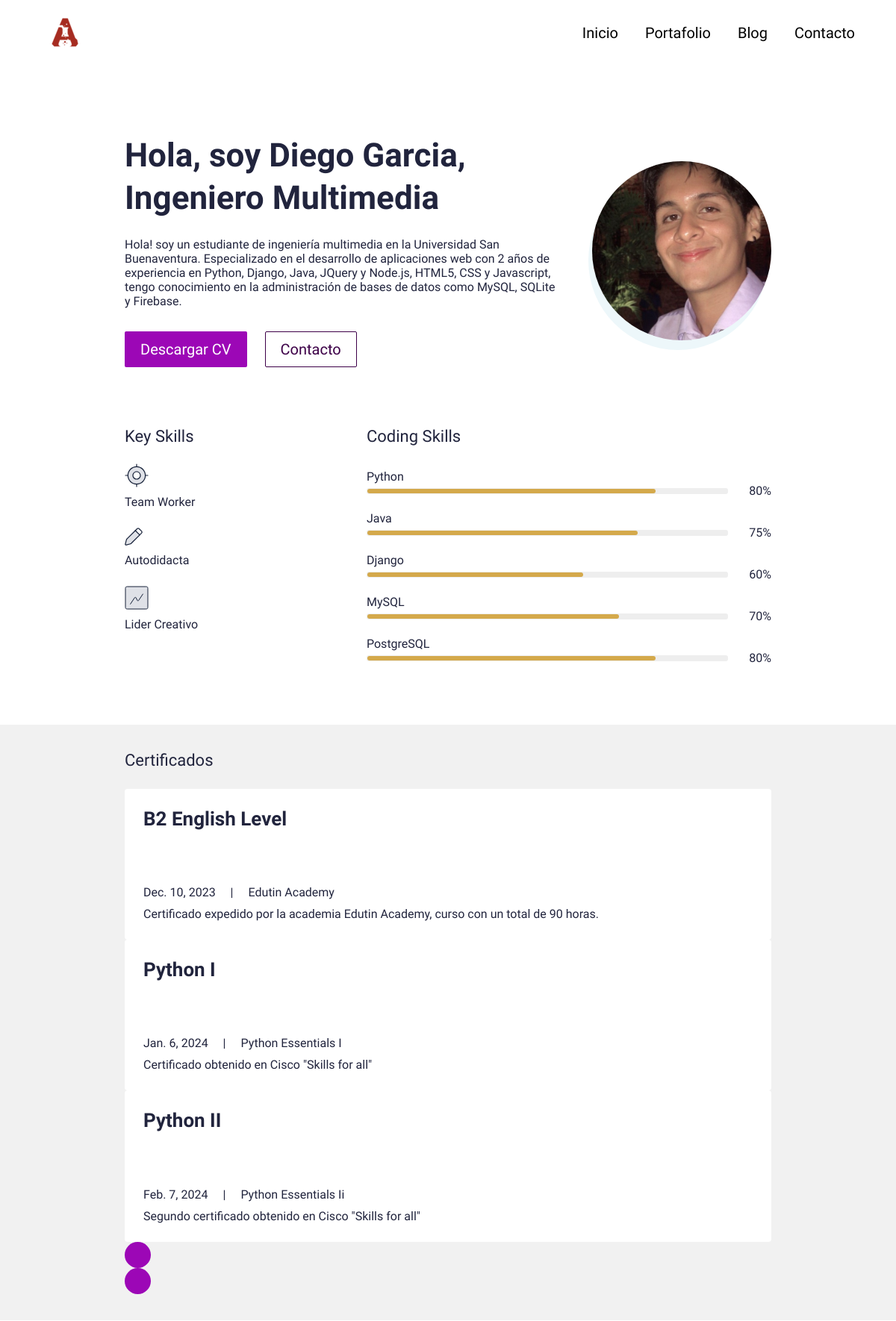
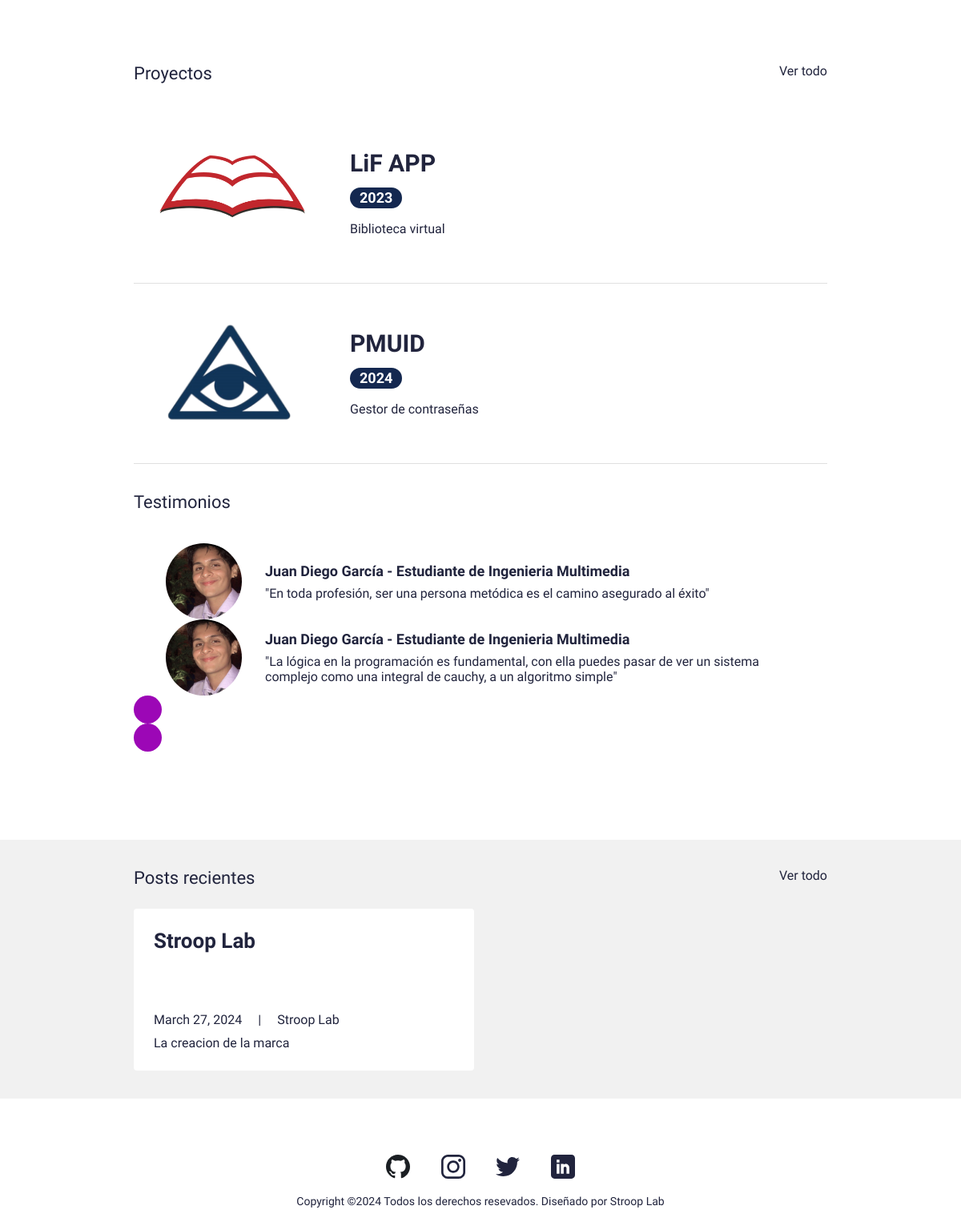
The page / on the database its author committed (2 pictures, top to bottom).
### main/models.py (models this page shows, shortened)
class UserProfile(models.Model):
    class Meta:
        verbose_name_plural = 'User Profiles'
        verbose_name = 'User Profile'
    user = models.OneToOneField(User, on_delete=models.CASCADE)
    avatar = models.ImageField(blank=True, null=True, upload_to="avatar")
    title = models.CharField(max_length=200, blank=True, null=True)
    bio = models.TextField(blank=True, null=True)
    skills = models.ManyToManyField(Skill, blank=True)
    cv = models.FileField(blank=True, null=True, upload_to="cv")

class Skill(models.Model):
    class Meta:
        verbose_name_plural = 'Skills'
        verbose_name = 'Skill'
    name = models.CharField(max_length=20, blank=True, null=True)
    score = models.IntegerField(default=80, blank=True, null=True)
    image = models.FileField(blank=True, null=True, upload_to="skills")
    is_key_skill = models.BooleanField(default=False)

class Certificate(models.Model):
    class Meta:
        verbose_name_plural = 'Certificates'
        verbose_name = 'Certificate'
    date = models.DateTimeField(blank=True, null=True)
    name = models.CharField(max_length=50, blank=True, null=True)
    title = models.CharField(max_length=200, blank=True, null=True)
    link = models.URLField(blank=True, null=True)
    description = models.CharField(max_length=500, blank=True, null=True)
    is_active = models.BooleanField(default=True)

class Portfolio(models.Model):
    class Meta:
        verbose_name_plural = 'Portfolio Profiles'
        verbose_name = 'Portfolio'
        ordering = ["name"]
    date = models.DateTimeField(blank=True, null=True)
    name = models.CharField(max_length=200, blank=True, null=True)
    description = models.CharField(max_length=500, blank=True, null=True)
    body = RichTextUploadingField(blank=True, null=True, config_name='portal_config')
    image = models.ImageField(blank=True, null=True, upload_to="portfolio")
    slug = models.SlugField(null=True, blank=True)
    is_active = models.BooleanField(default=True)

class Testimonial(models.Model):
    class Meta:
        verbose_name_plural = 'Testimonials'
        verbose_name = 'Testimonial'
        ordering = ["name"]
    thumbnail = models.ImageField(blank=True, null=True, upload_to="testimonials")
    name = models.CharField(max_length=200, blank=True, null=True)
    role = models.CharField(max_length=200, blank=True, null=True)
    quote = models.CharField(max_length=500, blank=True, null=True)
    is_active = models.BooleanField(default=True)

class Blog(models.Model):
    class Meta:
        verbose_name_plural = 'Blog Profiles'
        verbose_name = 'Blog'
        ordering = ["timestamp"]
    timestamp = models.DateTimeField(auto_now_add=True)
    author = models.CharField(max_length=200, blank=True, null=True)
    name = models.CharField(max_length=200, blank=True, null=True)
    description = models.CharField(max_length=500, blank=True, null=True)
    body = RichTextUploadingField(blank=True, null=True, config_name='portal_config')
    slug = models.SlugField(null=True, blank=True)
    image = models.ImageField(blank=True, null=True, upload_to="blog")
    is_active = models.BooleanField(default=True)

### main/views.py (the view)
# urls.py: path('', views.IndexView.as_view(), name="home"),
class IndexView(generic.TemplateView):
	template_name = "main/index.html"
	def get_context_data(self, **kwargs):
		context = super().get_context_data(**kwargs)
		testimonials = Testimonial.objects.filter(is_active=True)
		certificates = Certificate.objects.filter(is_active=True)
		blogs = Blog.objects.filter(is_active=True)
		portfolio = Portfolio.objects.filter(is_active=True)
		context["testimonials"] = testimonials
		context["certificates"] = certificates
		context["blogs"] = blogs
		context["portfolio"] = portfolio
		return context

### MyPortfolio/context_processors.py (called while the page is built)
def project_context(request):
    context ={
        'me': User.objects.first(),
    }
    return context

### main/templates/main/index.html (shortened to what this page needs)
{% extends 'main/base.html' %}
{% load static %}
{% block content %}
<section>
  <div class="bannerSection">
    <div class="container">
      <div class="row g-4 g-md-3  align-items-center">
        <div class="col-md-auto order-md-last">
          <div class="bannerUserImg">
            <img src="{{me.userprofile.avatar.url}}" alt="{{me.first_name|title}} {{me.last_name|title}} avatar">
          </div>
        </div>
        <div class="col-md">
          <div class="bannerContent">
            <h1 class="xlTitle pb-3">Hola, soy {{me.first_name|title}}, <br>{{me.userprofile.title}} </br></h1>
            <p>{{me.userprofile.bio}}</p>
            <div class="bannerBtnCol">
              <div class="row">
                <div class="col-auto">
                  <a download href="{{me.userprofile.cv.url}}" class="btn btnPrimary">Descargar CV</a>
                </div>
                <div class="col-auto">
                  <a href="{% url 'main:contact' %}" class="btn btnOutline">Contacto</a>
                </div>
              </div>
            </div>
          </div>
        </div>
      </div>
    </div>
  </div>
</section>
<section>
  <div class="sectionSpace pt-0">
    <div class="container">
      <div class="row">
        <div class="col-md-auto">
          <div class="keySkillCol">
            <h4 class="smTitle pb-3">Key Skills</h4>
            {% for sk in me.userprofile.skills.all %}
            {% if sk.is_key_skill%}
            <div class="keySkillCard">
              {% if sk.image %}
              <div class="ksIconCol">
                <img src="{{sk.image.url}}" alt="...">
              </div>
              {% endif %}
              <span class="ksText">{{sk.name}}</span>
            </div>
            {% endif %}
            {% endfor %}
          </div>
        </div>
        <div class="col-md">
          <h4 class="smTitle pb-4">Coding Skills</h4>
          <div class="progressCol">
            <div class="progressCard">
              {% for sk in me.userprofile.skills.all %}
              {% if not sk.is_key_skill %}
              <div class="progressCol">
                <span class="progressLbl">{{sk.name}}</span>
                <div class="row g-2 align-items-center">
                  <div class="col">
                    <div class="progress progressStyle">
                      <div class="progress-bar" role="progressbar" style="width: {{sk.score}}%"
                        aria-valuenow="{{sk.score}}" aria-valuemin="0" aria-valuemax="100"></div>
                    </div>
                  </div>
                  <div class="col-auto">
                    <span class="pLbl">{{sk.score}}%</span>
                  </div>
                </div>
              </div>
              {% endif %}
              {% endfor %}
            </div>
          </div>
        </div>
      </div>
    </div>
  </div>
</section>
<section>
  <div class="sectionSpaceSm lightBg">
    <div class="container">
      <div class="row pb-3">
        <div class="col">
          <h4 class="smText regular">Certificados</h4>
        </div>
      </div>
      <div class="sliderOuter">
        <div class="swiper certificatesSlider">
          <div class="swiper-wrapper">
            {% for c in certificates %}
            {% if c.is_active %}
            <div class="swiper-slide">
              <div class="cardStyle1">
                <h4 class="mdTitle cs1Title">
                  <a href="{{c.link}}">{{c.title}}</a>
                </h4>
                <ul class="cardOptionCol">
                  <li>{{c.date.date}}</li>
                  <li>{{c.name|title}}</li>
                </ul>
                <p>{{c.description}}</p>
              </div>
            </div>
            {% endif %}
            {% endfor %}
          </div>
        </div>
        <div class="cert-swiper-button-next swiper-button-next swiperBtnStyle"></div>
        <div class="cert-swiper-button-prev swiper-button-prev swiperBtnStyle"></div>
      </div>
    </div>
  </div>
</section>
<section>
  <div class="sectionSpace">
    <div class="container">
      <div class="portfolioCol">
        <div class="row pb-3">
          <div class="col">
            <h4 class="smText regular">Proyectos</h4>
          </div>
          <div class="col-auto">
            <a href="{% url 'main:portfolios' %}" class="simpleLink">Ver todo</a>
          </div>
        </div>
        {% for p in portfolio %}
        {% if p.is_active %}
        <div class="portfolioCard">
          <div class="row g-4 align-items-center">
            <div class="col-md-auto">
              <div class="portfolioImgCol">
                <a href="{% url 'main:portfolio' slug=p.slug %}"><img src="{{p.image.url}}" alt="..."></a>
              </div>
            </div>
            <div class="col-md">
              <div class="portfolioContentCol">
                <h4 class="lgTitle"><a href="{% url 'main:portfolio' slug=p.slug %}">{{p.name}}</a></h4>
                <ul class="portfolioOption">
                  <li><span class="dateLbl">{{p.date.year}}</span></li>
                </ul>
                <p>{{p.description}}</p>
              </div>
            </div>
          </div>
        </div>
        {% endif %}
        {% endfor %}
      </div>
      <div class="testimonialCol">
        <h4 class="smText regular d-block">Testimonios</h4>
        <div class="testimonialSlider">
          <div class="swiper testimonialSwiper">
            <div class="swiper-wrapper">
              {% for t in testimonials %}
              {% if t.is_active %}
              <div class="swiper-slide">
                <div class="testimonialCard">
                  <div class="row align-items-center">
                    <div class="col-sm-auto">
                      <div class="tImgCol">
                        <img src="{{t.thumbnail.url}}" alt="...">
                      </div>
                    </div>
                    <div class="col-sm">
                      <div class="tContentCol">
                        <h4 class="xsTitle bold">{{t.name}} - {{t.role}}</h4>
                        <p>{{t.quote}}</p>
                      </div>
                    </div>
                  </div>
                </div>
              </div>
              {% endif %}
              {% endfor %}
            </div>
            <div class="test-swiper-button-next swiper-button-next swiperBtnStyle"></div>
            <div class="test-swiper-button-prev swiper-button-prev swiperBtnStyle"></div>
          </div>
        </div>
      </div>
    </div>
  </div>
</section>
<section>
  <div class="sectionSpaceSm lightBg">
    <div class="container">
      <div class="row pb-3">
        <div class="col">
          <h4 class="smText regular">Posts recientes</h4>
        </div>
        <div class="col-auto">
          <a href="{% url 'main:blogs' %}" class="simpleLink">Ver todo</a>
        </div>
      </div>
      <div class="row g-3">
        {% for b in blogs %}
        {% if b.is_active %}
        <div class="col-lg-6">
          <div class="cardStyle1">
            <h4 class="mdTitle cs1Title"><a href="{% url 'main:blog' slug=b.slug %}">{{b.name}}</a></h4>
            <ul class="cardOptionCol">
              <li>{{b.timestamp.date}}</li>
              <li>{{b.author}}</li>
            </ul>
            <p>{{b.description}}</p>
          </div>
        </div>
        {% endif %}
        {% endfor %}
      </div>
    </div>
  </div>
</section>
{% endblock %}

### main/templates/main/base.html (shortened to what this page needs)
{% load static %}
<!doctype html>
<html lang="en">
  <head>
    <link href="{% static 'css/bootstrap.min.css' %}" rel="stylesheet">
    <link rel="stylesheet" href="https://unpkg.com/swiper@7.0.5/swiper-bundle.min.css">
    <link href="{% static 'css/style.css' %}" rel="stylesheet">
  </head>
  <body>
    {% include 'main/partials/nav.html' %}
    {% block content %}
    {% endblock %}
    {% include 'main/partials/footer.html' %}
  </body>
</html>

### main/templates/main/partials/nav.html (shortened to what this page needs)
{% load static %}
<header>
    <div class="headerCol">
    <div class="container-fluid">
        <div class="row align-items-center">
        <div class="col-auto">
            <div class="logoCol"><a href="{% url 'main:home' %}"><img src="{% static 'images/LOGOLAB.ico' %}" alt="..."></a></div>
        </div>
        <div class="col">
            <div class="navCollapseCol">
            <div class="navCol">
                <ul>
                <li><a href="{%url 'main:home'%}">Inicio</a></li>
                <li><a href="{%url 'main:portfolios' %}">Portafolio</a></li>
                <li><a href="{% url 'main:blogs' %}">Blog</a></li>
                <li><a href="{%url 'main:contact'%}">Contacto</a></li>
                </ul>
            </div>
            </div>
        </div>
        </div>
    </div>
    </div>
</header>

### main/templates/main/partials/footer.html
{% load static %}
<footer>
    <div class="footerCol">
    <div class="container">
        <ul class="socialCol">
        <li><a href="https://github.com/strooplab"><img src="{% static 'images/github.svg' %}" alt="..."></a></li>
        <li><a href="javascript:void(0)"><img src="{% static 'images/insta.svg' %}" alt="..."></a></li>
        <li><a href="javascript:void(0)"><img src="{% static 'images/twitter.svg' %}" alt="..."></a></li>
        <li><a href="https://www.linkedin.com/in/juan-diego-garc%C3%ADa-ortega-4483941aa/"><img src="{% static 'images/linkedin.svg' %}" alt="..."></a></li>
        </ul>
        <div class="copyrightCol">
        <p>Copyright ©{% now 'Y' %} Todos los derechos resevados. Diseñado por <a href="https://www.instagram.com/strooplab/" target="_blank">Stroop Lab</a></p>
        </div>
    </div>
    </div>
</footer>

### rows shown on the page
Skill: image (picture), name "Team Worker"
Skill: image (picture), name "Autodidacta"
Skill: image (picture), name "Lider Creativo"
Skill: name "Python", score "80"
Skill: name "Java", score "75"
Skill: name "Django", score "60"
Skill: name "MySQL", score "70"
Skill: name "PostgreSQL", score "80"
Certificate: title "B2 English Level", date "Dec. 10, 2023", name "Edutin Academy", description "Certificado expedido por la academia Edutin Academy, curso con un total de 90 horas."
Certificate: title "Python I", date "Jan. 6, 2024", name "Python Essentials I", description "Certificado obtenido en Cisco \"Skills for all\""
Certificate: title "Python II", date "Feb. 7, 2024", name "Python Essentials Ii", description "Segundo certificado obtenido en Cisco \"Skills for all\""
Portfolio: image (picture), name "LiF APP", date.year "2023", description "Biblioteca virtual"
Portfolio: image (picture), name "PMUID", date.year "2024", description "Gestor de contraseñas"
Testimonial: thumbnail (picture), name "Juan Diego García", role "Estudiante de Ingenieria Multimedia", quote "\"En toda profesión, ser una persona metódica es el camino asegurado al éxito\""
Testimonial: thumbnail (picture), name "Juan Diego García", role "Estudiante de Ingenieria Multimedia", quote "\"La lógica en la programación es fundamental, con ella puedes pasar de ver un sistema complejo como una integral de cauchy, a un algoritmo simple\""
Blog: name "Stroop Lab", timestamp "March 27, 2024", author "Stroop Lab", description "La creacion de la marca"

### other values the page prints
{{ me.first_name|title }} "Diego Garcia"
{{ me.userprofile.title }} "Ingeniero Multimedia"
